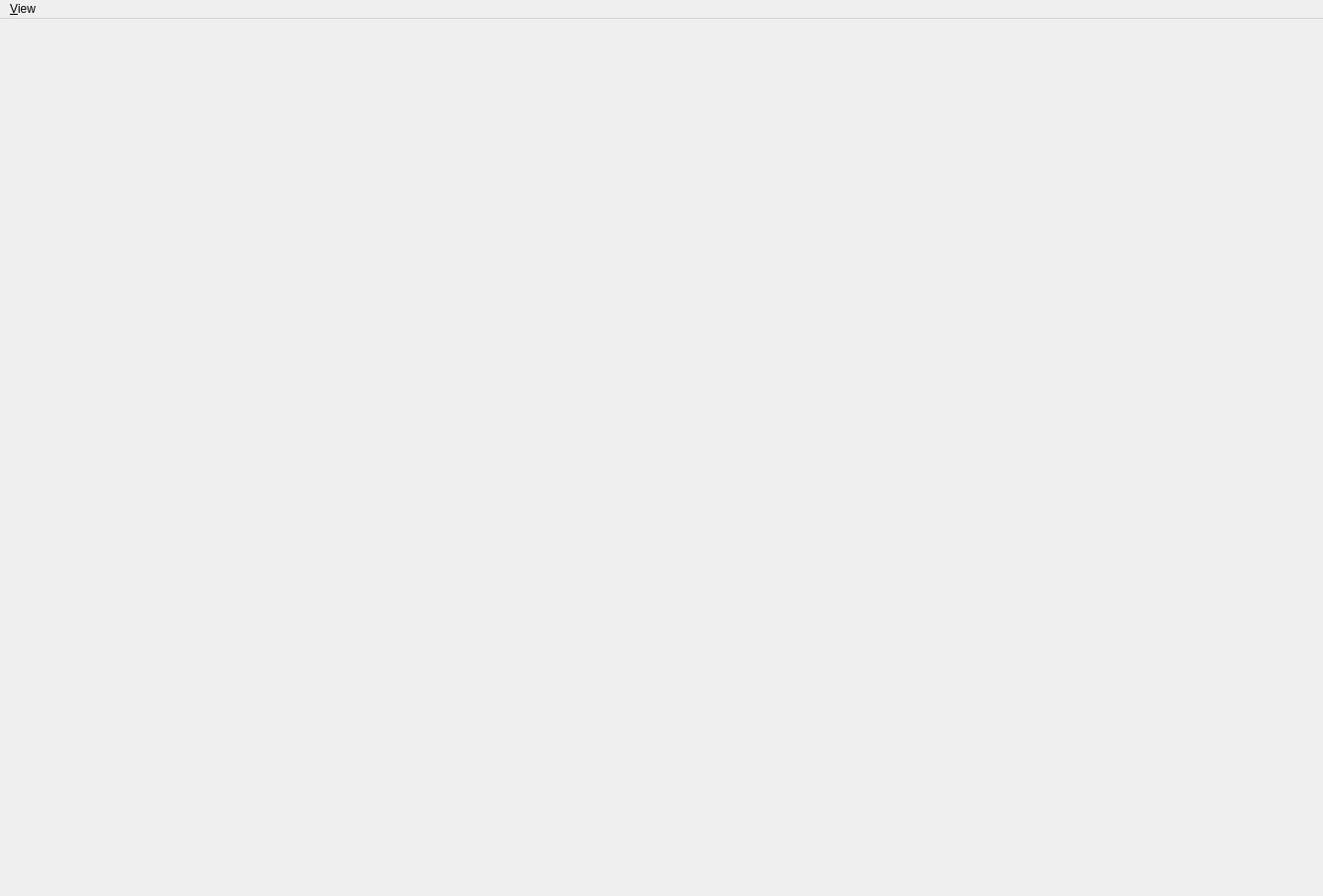
<?xml version="1.0" encoding="UTF-8"?>
<ui version="4.0">
 <class>DummyWindow</class>
 <widget class="QMainWindow" name="DummyWindow">
  <property name="geometry">
   <rect>
    <x>0</x>
    <y>0</y>
    <width>1339</width>
    <height>907</height>
   </rect>
  </property>
  <property name="windowTitle">
   <string>Ilastik Classification Workflow</string>
  </property>
  <widget class="QWidget" name="dummy"/>
  <widget class="QMenuBar" name="menuBar">
   <property name="geometry">
    <rect>
     <x>0</x>
     <y>0</y>
     <width>1339</width>
     <height>29</height>
    </rect>
   </property>
   <property name="nativeMenuBar">
    <bool>false</bool>
   </property>
   <widget class="QMenu" name="menuView">
    <property name="title">
     <string>&amp;View</string>
    </property>
    <addaction name="actionFitToScreen"/>
    <addaction name="actionToggleAllHuds"/>
    <addaction name="actionCenterAllImages"/>
    <addaction name="actionShowDebugPatches"/>
    <addaction name="separator"/>
    <addaction name="actionOnly_for_current_view"/>
    <addaction name="actionFitImage"/>
    <addaction name="actionToggleSelectedHud"/>
    <addaction name="actionCenterImage"/>
    <addaction name="actionReset_zoom"/>
    <addaction name="actionRubberBandZoom"/>
   </widget>
   <addaction name="menuView"/>
  </widget>
  <action name="actionOpenFile">
   <property name="icon">
    <iconset>
     <normaloff>icons/document-open.png</normaloff>icons/document-open.png</iconset>
   </property>
   <property name="text">
    <string>&amp;Open File</string>
   </property>
   <property name="iconVisibleInMenu">
    <bool>true</bool>
   </property>
  </action>
  <action name="actionFitToScreen">
   <property name="icon">
    <iconset>
     <normaloff>icons/view-fullscreen.png</normaloff>icons/view-fullscreen.png</iconset>
   </property>
   <property name="text">
    <string>&amp;Zoom to &amp;fit</string>
   </property>
   <property name="toolTip">
    <string>Fit all</string>
   </property>
   <property name="iconVisibleInMenu">
    <bool>true</bool>
   </property>
  </action>
  <action name="actionQuit">
   <property name="icon">
    <iconset>
     <normaloff>icons/process-stop.png</normaloff>icons/process-stop.png</iconset>
   </property>
   <property name="text">
    <string>&amp;Quit</string>
   </property>
   <property name="iconVisibleInMenu">
    <bool>true</bool>
   </property>
  </action>
  <action name="actionShowDebugPatches">
   <property name="checkable">
    <bool>true</bool>
   </property>
   <property name="text">
    <string>&amp;Show Debug Patches</string>
   </property>
   <property name="shortcut">
    <string>Ctrl+D</string>
   </property>
   <property name="iconVisibleInMenu">
    <bool>false</bool>
   </property>
  </action>
  <action name="actionToggleAllHuds">
   <property name="text">
    <string>Toggle huds</string>
   </property>
   <property name="toolTip">
    <string>Hide or show all huds</string>
   </property>
  </action>
  <action name="actionOnly_for_current_view">
   <property name="enabled">
    <bool>true</bool>
   </property>
   <property name="text">
    <string>Only for selected view</string>
   </property>
   <property name="font">
    <font>
     <weight>75</weight>
     <italic>true</italic>
     <bold>true</bold>
    </font>
   </property>
   <property name="iconVisibleInMenu">
    <bool>true</bool>
   </property>
  </action>
  <action name="actionFor_all_axis">
   <property name="enabled">
    <bool>false</bool>
   </property>
   <property name="text">
    <string>For all axis</string>
   </property>
   <property name="font">
    <font>
     <weight>75</weight>
     <italic>true</italic>
     <bold>true</bold>
     <strikeout>false</strikeout>
    </font>
   </property>
   <property name="menuRole">
    <enum>QAction::TextHeuristicRole</enum>
   </property>
  </action>
  <action name="actionToggleSelectedHud">
   <property name="text">
    <string>Toggle hud</string>
   </property>
   <property name="toolTip">
    <string>toggle selected hud</string>
   </property>
   <property name="shortcut">
    <string>H</string>
   </property>
   <property name="shortcutContext">
    <enum>Qt::WidgetShortcut</enum>
   </property>
  </action>
  <action name="actionCenterAllImages">
   <property name="text">
    <string>Center Images</string>
   </property>
  </action>
  <action name="actionCenterImage">
   <property name="text">
    <string>Center Image</string>
   </property>
   <property name="shortcut">
    <string>C</string>
   </property>
   <property name="shortcutContext">
    <enum>Qt::WidgetShortcut</enum>
   </property>
  </action>
  <action name="actionFitImage">
   <property name="text">
    <string>Fit image</string>
   </property>
   <property name="toolTip">
    <string>fit image into view</string>
   </property>
   <property name="shortcut">
    <string>F</string>
   </property>
   <property name="shortcutContext">
    <enum>Qt::ApplicationShortcut</enum>
   </property>
  </action>
  <action name="actionReset_zoom">
   <property name="text">
    <string>Reset zoom</string>
   </property>
   <property name="toolTip">
    <string>reset zoom</string>
   </property>
   <property name="shortcut">
    <string>W</string>
   </property>
  </action>
  <action name="actionRubberBandZoom">
   <property name="text">
    <string>Rubber band zoom</string>
   </property>
   <property name="toolTip">
    <string>Zoom selected area</string>
   </property>
   <property name="shortcut">
    <string>R</string>
   </property>
  </action>
  <action name="actionOpenStack">
   <property name="icon">
    <iconset>
     <normaloff>icons/document-open.png</normaloff>icons/document-open.png</iconset>
   </property>
   <property name="text">
    <string>Open &amp;Stack</string>
   </property>
  </action>
 </widget>
 <resources/>
 <connections/>
</ui>
